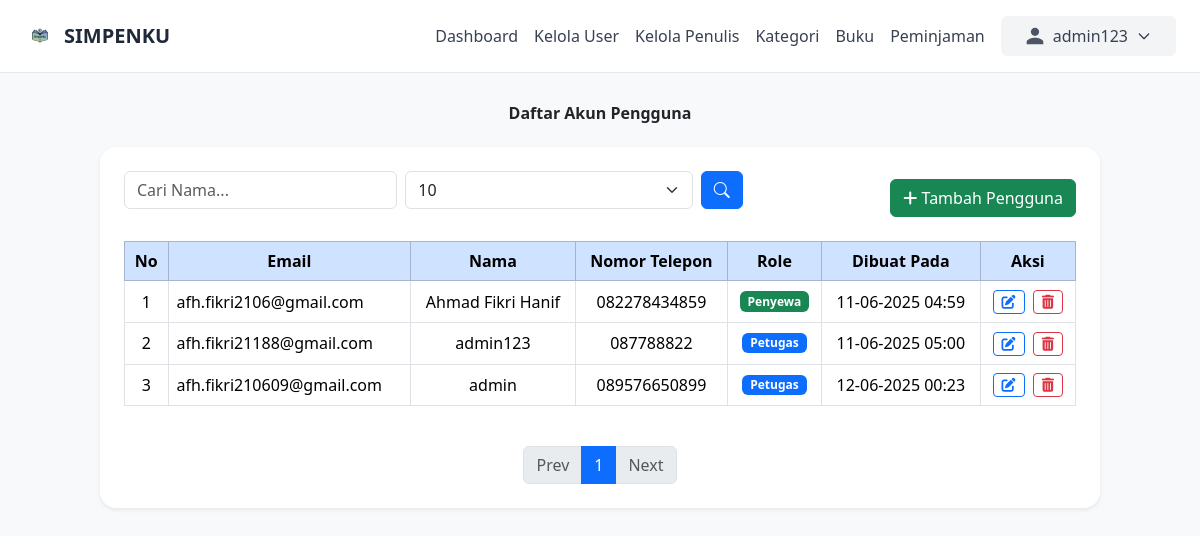
The page /admin/user/kelola_user.php (signed in) on the database as committed earlier.
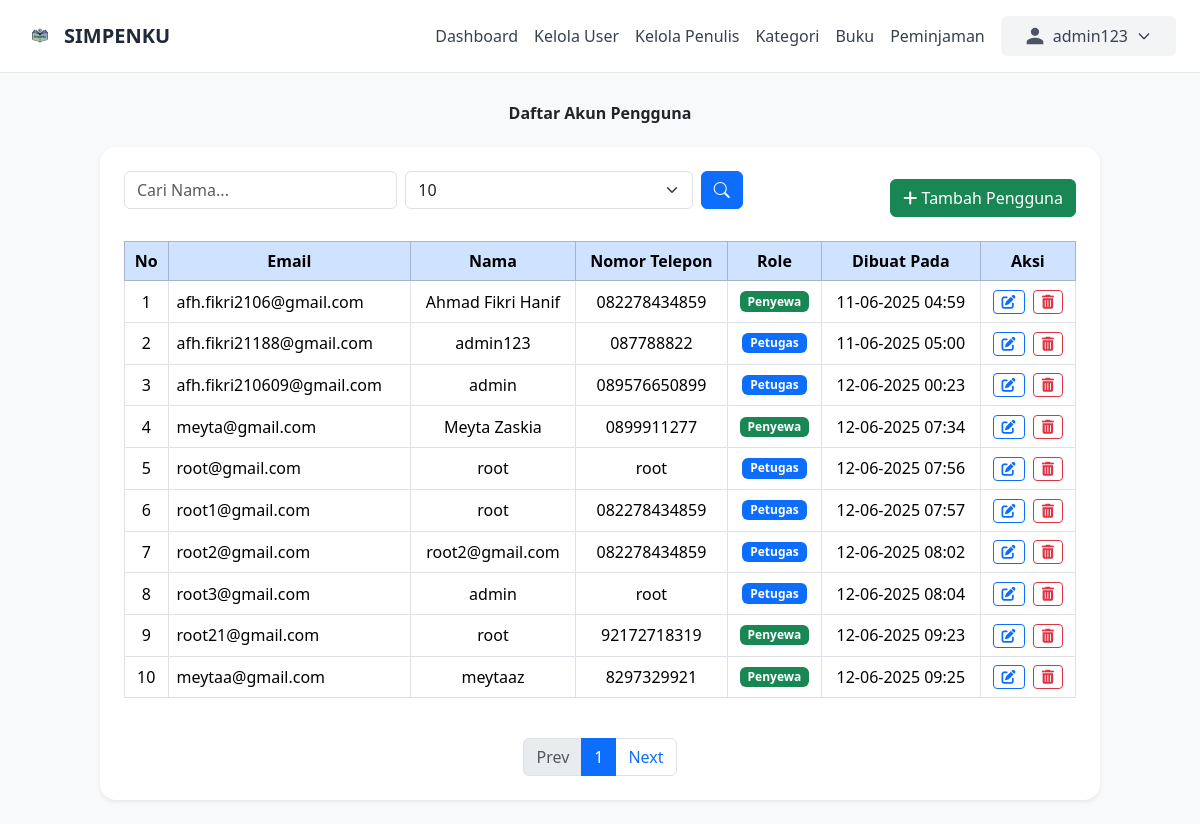
The same page on the database as committed later.
### tables this page shows
CREATE TABLE `users` (
  `id` int NOT NULL,
  `email` varchar(100) NOT NULL,
  `nama` varchar(100) NOT NULL,
  `nomor_telepon` varchar(20) DEFAULT NULL,
  `password` text NOT NULL,
  `role` enum('petugas','penyewa') NOT NULL,
  `created_at` timestamp NULL DEFAULT CURRENT_TIMESTAMP
);

### admin/user/kelola_user.php (the view, shortened to what the changed rows need)
<?php
include __DIR__ . '/../../includes/db.php';
$cari = isset($_GET['cari']) ? trim($_GET['cari']) : '';
$page = isset($_GET['page']) ? (int) $_GET['page'] : 1;
$page = ($page < 1) ? 1 : $page;
$limit = isset($_GET['limit']) ? (int) $_GET['limit'] : 10;
$limit = ($limit < 1) ? 10 : $limit;
$offset = ($page - 1) * $limit;
if (!empty($cari)) {
    $query = mysqli_query($conn, "SELECT * FROM users WHERE nama LIKE '%$cari%' LIMIT $limit OFFSET $offset");
    $total_query = mysqli_query($conn, "SELECT COUNT(*) as total FROM users WHERE nama LIKE '%$cari%'");
} else {
    $query = mysqli_query($conn, "SELECT * FROM users LIMIT $limit OFFSET $offset");
    $total_query = mysqli_query($conn, "SELECT COUNT(*) as total FROM users");
}
$total_data = mysqli_fetch_assoc($total_query)['total'];
$total_pages = ceil($total_data / $limit);
$no = $offset + 1;
?>
<!DOCTYPE html>
<html lang="id">
<head>
    <link href="https://cdn.jsdelivr.net/npm/bootstrap@5.3.6/dist/css/bootstrap.min.css" rel="stylesheet" />
    <link rel="stylesheet" href="https://cdn.jsdelivr.net/npm/bootstrap-icons@1.10.5/font/bootstrap-icons.css" />
    <link rel="stylesheet" href="https://cdnjs.cloudflare.com/ajax/libs/font-awesome/6.0.0/css/all.min.css" />
    <link href="https://cdn.jsdelivr.net/npm/tailwindcss@2.2.19/dist/tailwind.min.css" rel="stylesheet">
</head>
<body style="background-color: #f8f9fa;">
    <main class="container-fluid py-4">
        <div class="container">
            <h2 class="mb-4 text-center fw-bold">Daftar Akun Pengguna</h2>
            <div class="card shadow-sm rounded-4 border-0">
                <div class="card-body p-4">
                    <div class="table-responsive">
                        <table class="table table-bordered table-hover text-center align-middle">
                            <thead class="table-primary">
                                <tr>
                                    <th>No</th>
                                    <th>Email</th>
                                    <th>Nama</th>
                                    <th>Nomor Telepon</th>
                                    <th>Role</th>
                                    <th>Dibuat Pada</th>
                                    <th>Aksi</th>
                                </tr>
                            </thead>
                            <tbody>
                                <?php if (mysqli_num_rows($query) > 0): ?>
                                    <?php while ($row = mysqli_fetch_assoc($query)): ?>
                                        <tr>
                                            <td><?= $no++ ?></td>
                                            <td class="text-start"><?= htmlspecialchars($row['email']) ?></td>
                                            <td><?= htmlspecialchars($row['nama']) ?></td>
                                            <td><?= $row['nomor_telepon'] ?? '-' ?></td>
                                            <td>
                                                <span class="badge <?= $row['role'] === 'petugas' ? 'bg-primary' : 'bg-success' ?>">
                                                    <?= ucfirst($row['role']) ?>
                                                </span>
                                            </td>
                                            <td><?= date('d-m-Y H:i', strtotime($row['created_at'])) ?></td>
                                            <td>
                                                <a href="edit_user.php?id=<?= $row['id'] ?>" class="btn btn-sm btn-outline-primary me-1" title="Edit">
                                                    <i class="fas fa-edit"></i>
                                                </a>
                                                <a href="crud-user/hapus_user.php?id=<?= $row['id'] ?>" class="btn btn-sm btn-outline-danger" onclick="return confirm('Hapus akun ini?')" title="Hapus">
                                                    <i class="fas fa-trash-alt"></i>
                                                </a>
                                            </td>
                                        </tr>
                                    <?php endwhile; ?>
                                <?php else: ?>
                                    <tr>
                                        <td colspan="7" class="text-center">Data tidak ditemukan</td>
                                    </tr>
                                <?php endif; ?>
                            </tbody>
                        </table>
                    </div>
                    <nav class="mt-4" aria-label="Navigasi halaman">
                        <ul class="pagination justify-content-center">
                            <li class="page-item <?= ($page >= $total_pages) ? 'disabled' : '' ?>">
                                <a class="page-link" href="?page=<?= min($total_pages, $page + 1) ?>&cari=<?= urlencode($cari) ?>&limit=<?= $limit ?>">Next</a>
                            </li>
                        </ul>
                    </nav>
                </div>
            </div>
        </div>
    </main>
</body>
</html>

Rows that differ between the two databases and show on the page:
added users: email "meyta@gmail.com", nama "Meyta Zaskia", nomor_telepon "0899911277", role "Penyewa", created_at "12-06-2025 07:34"
added users: email "root@gmail.com", nama "root", nomor_telepon "root", role "Petugas", created_at "12-06-2025 07:56"
added users: email "root1@gmail.com", nama "root", nomor_telepon "082278434859", role "Petugas", created_at "12-06-2025 07:57"
added users: email "root2@gmail.com", nama "root2@gmail.com", nomor_telepon "082278434859", role "Petugas", created_at "12-06-2025 08:02"
added users: email "root3@gmail.com", nama "admin", nomor_telepon "root", role "Petugas", created_at "12-06-2025 08:04"
added users: email "root21@gmail.com", nama "root", nomor_telepon "92172718319", role "Penyewa", created_at "12-06-2025 09:23"
added users: email "meytaa@gmail.com", nama "meytaaz", nomor_telepon "8297329921", role "Penyewa", created_at "12-06-2025 09:25"
